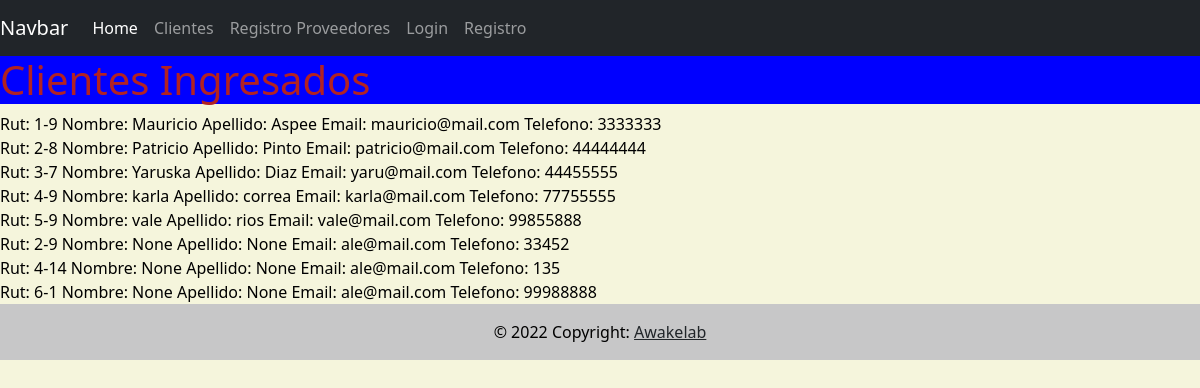
/clientes/, run on the app's committed database.
### appmain/models.py (models this page shows)
class Cliente(models.Model):
    rut=models.CharField(max_length=10, unique=True)
    nombre=models.CharField(max_length=50, default='None')
    apellido=models.CharField(max_length=100, default='None')
    correo=models.CharField(max_length=50, default='None')
    telefono=models.IntegerField()

### appmain/views.py (the view)
# urls.py: path('clientes/', views.clientes, name='appmain-clientes'),
def clientes(request):
    cliente= Cliente.objects.all()
    return render(request, 'appmain/clientes.html', {"data": cliente})

### appmain/templates/appmain/clientes.html
{% extends 'appmain/layout.html' %}
{% block content %}
<h1>Clientes Ingresados</h1>
    {% for cli in data %}
        Rut: {{cli.rut}} Nombre: {{cli.nombre}} Apellido: {{cli.apellido}} Email: {{cli.correo}} Telefono: {{cli.telefono}} <br>
    {% endfor %}
{% endblock%}

### appmain/static/appmain/estilos.css (style rules this page uses)
body { background-color: beige; color: black; }
h1 { color: firebrick; background-color: blue; }

### data on the page
Cliente: rut "1-9", nombre "Mauricio", apellido "Aspee", correo "mauricio@mail.com", telefono "3333333"
Cliente: rut "2-8", nombre "Patricio", apellido "Pinto", correo "patricio@mail.com", telefono "44444444"
Cliente: rut "3-7", nombre "Yaruska", apellido "Diaz", correo "yaru@mail.com", telefono "44455555"
Cliente: rut "4-9", nombre "karla", apellido "correa", correo "karla@mail.com", telefono "77755555"
Cliente: rut "5-9", nombre "vale", apellido "rios", correo "vale@mail.com", telefono "99855888"
Cliente: rut "2-9", nombre "None", apellido "None", correo "ale@mail.com", telefono "33452"
Cliente: rut "4-14", nombre "None", apellido "None", correo "ale@mail.com", telefono "135"
Cliente: rut "6-1", nombre "None", apellido "None", correo "ale@mail.com", telefono "99988888"
